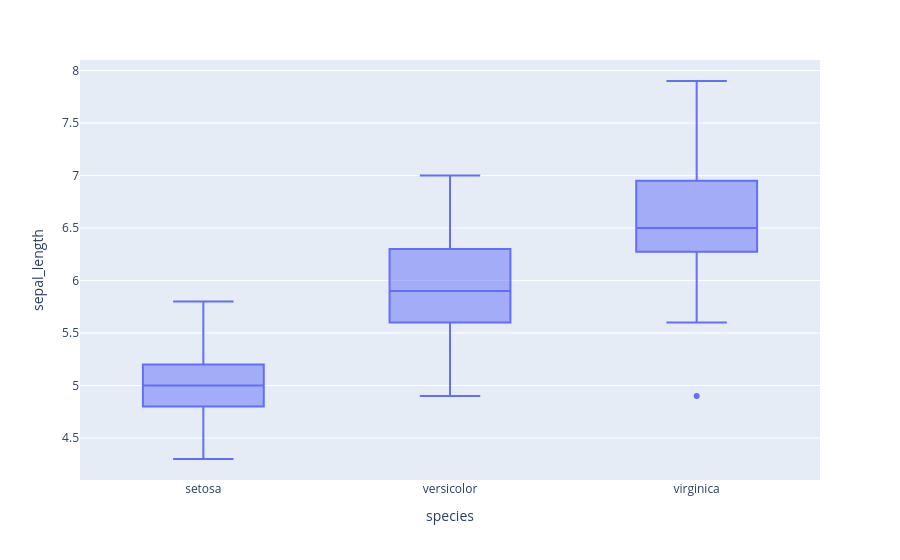

The cell this chart's notebook holds for it:
### Markdown cell above
## Box plot

### Code cell
fig = px.box(irisdf, x="species", y="sepal_length")
fig.show()
fig.write_html("boxplot.html")

### Figure 1 — Plotly figure (JSON) as saved in the notebook; plotly's stock layout.template omitted (floating-point values rounded to 4 significant figures; data arrays with more than 128 entries replaced by an {"elided": "..."} marker saying what was removed)
{"data": [{"alignmentgroup": "True", "hovertemplate": "species=%{x}<br>sepal_length=%{y}<extra></extra>", "legendgroup": "", "marker": {"color": "#636efa"}, "name": "", "notched": false, "offsetgroup": "", "orientation": "v", "showlegend": false, "type": "box", "x": {"elided": "147 str values"}, "x0": " ", "xaxis": "x", "y": {"elided": "147 float values"}, "y0": " ", "yaxis": "y"}], "layout": {"boxmode": "group", "legend": {"tracegroupgap": 0}, "margin": {"t": 60}, "xaxis": {"anchor": "y", "domain": [0, 1], "title": {"text": "species"}}, "yaxis": {"anchor": "x", "domain": [0, 1], "title": {"text": "sepal_length"}}}}
